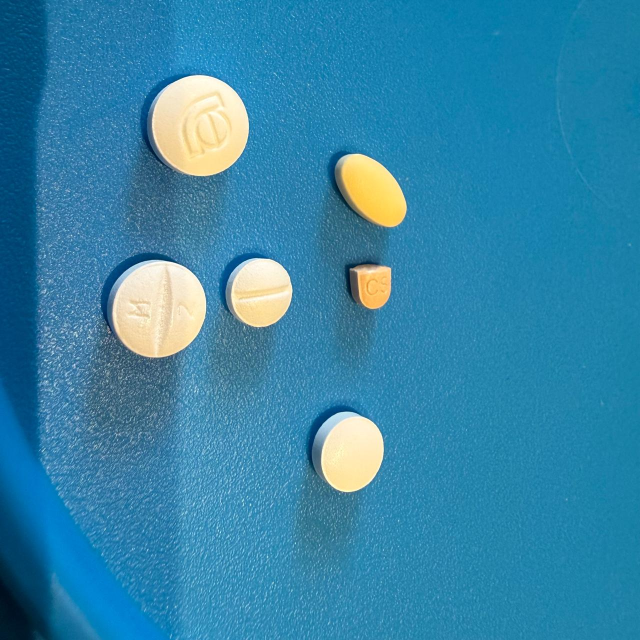
#> input picture images/n1.jpeg, 1280 x 1280 px (shown at 1/2 size)
$ jupyter execute --allow-errors relatorio_final.ipynb
#> lines starting #> are read from the running program, lines starting #| are printed output that depends on the picture; after the words box and inside, x2 and y2 are one past the last pixel; in counts of white or black regions, pixels touching at a corner belong together
#> in exibir_deteccao_comprimidos, img is the input picture: shape (1280, 1280, 3); mean B, G, R 168.5, 132.7, 51.9
# Universidade Federal do ABC — UFABC
## Disciplina: MCZA018 – Processamento Digital de Imagens

**Equipe:** Os Laplacianos

**Integrantes:**
- Matheus Foresto Moselli
- Marcos Vinicius Medeiros da Silva
- Karl Eloy Marques Henrique

---

# Sistema de Processamento Visual para Contagem Automática de Comprimidos

**Data de Publicação:** Abril de 2026

---

## Sumário

1. [INTRODUÇÃO](#1-introdução)
   - 1.1 [Objetivos do Trabalho](#11-objetivos-do-trabalho)
   - 1.2 [Cenário de Aplicação (CA)](#12-cenário-de-aplicação-ca)
   - 1.3 [Fundamentação Teórica](#13-fundamentação-teórica)
2. [MATERIAIS E MÉTODOS](#2-materiais-e-métodos)
   - 2.1 [Diagrama de Blocos Funcional do SPV](#21-diagrama-de-blocos-funcional-do-spv)
   - 2.2 [Descrição da Implementação do SPV](#22-descrição-da-implementação-do-spv)
   - 2.3 [Lista de Arquivos](#23-lista-de-arquivos)
   - 2.4 [Análise Técnica](#24-análise-técnica)
3. [LABORATÓRIO EXPERIMENTAL](#3-laboratório-experimental)
   - 3.1 [Roteiro do Laboratório Experimental (LEx)](#31-roteiro-do-laboratório-experimental-lex)
   - 3.2 [Análise dos Resultados Experimentais](#32-análise-dos-resultados-experimentais)
4. [CONCLUSÕES](#4-conclusões)
5. [REFERÊNCIAS BIBLIOGRÁFICAS](#5-referências-bibliográficas)
- [ANEXO — Códigos-Fonte](#anexo--códigos-fonte)

---

## 1. INTRODUÇÃO

### 1.1 Objetivos do Trabalho

O presente trabalho tem como objetivo o desenvolvimento de um Sistema de Processamento Visual (SPV) capaz de identificar e contar automaticamente comprimidos em imagens estáticas e em fluxo de vídeo em tempo real proveniente de webcam. O sistema foi concebido para atender usuários idosos que encontram dificuldades na administração correta de suas medicações diárias.

Os objetivos específicos são:

- Implementar um pipeline de processamento de imagem composto por pré-processamento, binarização, segmentação e detecção de objetos circulares.
- Aplicar técnicas de processamento digital de imagens estudadas na disciplina MCZA018, incluindo processamento de cores, equalização de histograma, operadores morfológicos e segmentação por Watershed.
- Desenvolver uma interface de captura em tempo real via webcam, com exibição simultânea de todas as etapas do pipeline.
- Avaliar o desempenho do sistema por meio de métricas objetivas (MAE e acurácia) e análise qualitativa dos resultados.
- Validar a solução junto ao cenário de aplicação definido a partir de entrevistas empáticas com usuários reais.

### 1.2 Cenário de Aplicação (CA)

A administração correta de medicamentos é uma atividade essencial na rotina de pessoas idosas, especialmente aquelas que fazem uso contínuo de múltiplos comprimidos ao longo do dia. No entanto, fatores como limitações visuais, dificuldades motoras e lapsos de atenção tornam a contagem manual de comprimidos uma tarefa suscetível a erros.

Esses erros podem resultar na ingestão incorreta de medicamentos (doses duplicadas ou esquecidas), representando riscos significativos à saúde. Além disso, muitos idosos dependem do auxílio de terceiros para realizar essa tarefa, o que reduz sua autonomia e independência no dia a dia.

#### Entrevistas Empáticas

Para a definição do tema, foram realizadas entrevistas com pessoas externas à UFABC, com o objetivo de identificar problemas reais relacionados à contagem e organização de medicamentos.

**Entrevistada 1**

| Campo | Informação |
|-------|-----------|
| Nome | Natália Nunes Foresto |
| Idade | 91 anos |
| Profissão | Aposentada |
| Relação com o entrevistador | Avó |

A entrevistada possui limitações visuais que dificultam a realização de tarefas que exigem precisão, como a separação de seus medicamentos. Devido a essa dificuldade, ela frequentemente depende do auxílio de outra pessoa para contar os comprimidos e garantir que a quantidade esteja correta, evitando tanto a falta quanto a duplicação de doses.

**Entrevistada 2**

| Campo | Informação |
|-------|-----------|
| Nome | Edina Vieira Moselli |
| Idade | 84 anos |
| Profissão | Aposentada |
| Relação com o entrevistador | Avó |

A entrevistada, apesar de conseguir separar seus medicamentos de forma independente, relata insegurança quanto à correta ingestão de todas as doses prescritas, demonstrando receio de esquecer algum comprimido ou cometer erros na contagem. Possui familiaridade com dispositivos móveis, o que facilita a utilização de recursos como a câmera para auxiliar na verificação da quantidade de medicamentos, indicando boa aceitação de uma solução tecnológica simples para esse fim.

#### Objetivo do Sistema

Desenvolver uma aplicação de processamento visual que permita a identificação e contagem automática de comprimidos em tempo real, utilizando uma webcam, fornecendo ao usuário idoso uma interface simples e intuitiva com a quantidade de comprimidos detectados e a comparação com uma quantidade esperada.

#### Funcionamento e Interatividade

O usuário posiciona os comprimidos sobre uma superfície plana e bem iluminada, visível para a câmera. A aplicação realiza automaticamente a captura e o processamento da imagem, identificando os comprimidos presentes na cena e exibindo os resultados em tempo real.

#### Benefícios ao Usuário

- Maior autonomia para pessoas idosas na organização de seus medicamentos.
- Redução de erros na contagem manual de comprimidos.
- Aumento da segurança no uso de medicamentos.
- Interface simples e acessível, adequada para usuários leigos.

### 1.3 Fundamentação Teórica

Esta seção apresenta os conceitos de processamento digital de imagens aplicados em cada etapa do pipeline do SPV.

#### 1.3.1 Processamento de Cores: Espaço LAB

O espaço de cores LAB (também denominado CIE L\*a\*b\*) separa a informação de luminância (canal L) das informações de crominância (canais a e b). Essa separação é fundamental para o SPV porque permite processar o contraste da imagem de forma independente da cor dos comprimidos. A conversão de BGR para LAB é realizada pela função `cv2.cvtColor(img, cv2.COLOR_BGR2LAB)`.

#### 1.3.2 Equalização de Histograma: CLAHE

A equalização de histograma é uma técnica que redistribui os valores de intensidade de uma imagem de forma a ampliar o contraste global. O método CLAHE (Contrast Limited Adaptive Histogram Equalization) divide a imagem em blocos e aplica equalização localmente, impedindo a amplificação excessiva de ruído.

#### 1.3.3 Operadores Morfológicos

Operadores morfológicos são transformações baseadas em um elemento estruturante. A abertura morfológica (erosão seguida de dilatação) é usada para remover ruídos e suavizar bordas.

#### 1.3.4 Binarização por Limiar de Otsu

O método de Otsu determina automaticamente o limiar ótimo de binarização minimizando a variância intraclasse, tornando o sistema robusto a variações de iluminação.

#### 1.3.5 Segmentação por Watershed

O algoritmo Watershed trata a imagem como um relevo topográfico, permitindo a separação de comprimidos que estão encostados um no outro através da transformada de distância e marcadores.

#### 1.3.6 Filtragem por Circularidade

A circularidade (C = 4π · A / P²) é utilizada para validar se o objeto detectado possui formato compatível com um comprimido, descartando reflexos ou sombras irregulares.

---

## 2. MATERIAIS E MÉTODOS

### 2.1 Diagrama de Blocos Funcional do SPV

| Bloco | Nome | Função | Conceito PDI |
|-------|------|--------|--------------|
| Entrada | Aquisição | Leitura de imagem ou captura webcam | — |
| A | Pré-processamento | Conversão BGR→LAB, CLAHE, Gaussiano | Cores, Histograma, Filtragem |
| B | Binarização & Morfologia | Limiar de Otsu, Abertura | Limiarização, Operadores Morfológicos |
| C | Segmentação Watershed | Transformada de distância, marcadores | Segmentação |
| D | Detecção & Classificação | Filtro área/circularidade | Filtragem de Regiões |
| Saída | Resultado | Imagem anotada e contagem | — |

### 2.2 Descrição da Implementação do SPV

#### 2.2.1 Parâmetros Globais

| Parâmetro | Valor | Descrição |
|-----------|-------|-----------|
| KERNEL_BLUR | 15 | Tamanho do kernel do filtro Gaussiano (px) |
| CLAHE_CLIP | 2.0 | Limite de contraste do CLAHE |
| CLAHE_GRID | (8, 8) | Tamanho do tile do CLAHE |
| KERNEL_MORPH | 15 | Tamanho do kernel da abertura morfológica (px) |
| AREA_MIN | 150 | Área mínima para comprimido (px²) |
| CIRCULARIDADE_MIN | 0.60 | Circularidade mínima aceitável |
| PERCENT_MAX_DIST | 0.10 | Threshold do Watershed |

### 2.3 Lista de Arquivos

| Arquivo | Tipo | Descrição |
|---------|------|-----------|
| spv_contador_comprimidos.ipynb | Código-fonte | Pipeline principal estático |
| webcam_contador_comprimidos.ipynb | Código-fonte | Pipeline webcam real-time |
| cenario_de_aplicacao.ipynb | Relatório | Contexto e entrevistas |

### 2.4 Análise Técnica

#### 2.4.1 Métricas Objetivas de Desempenho

| Imagem | Ground Truth | Detectado | Erro Absoluto | Iluminação |
|--------|-------------|-----------|---------------|------------|
| n1.jpeg | 6 | 6 | 0 | Alta |
| n2.jpeg | 6 | 6 | 0 | Alta |
| n3.jpeg | 4 | 4 | 0 | Média |
| n4.jpeg | 6 | 6 | 0 | Baixa |

**MAE: 0.00 | Acurácia: 100%**

---

## 3. LABORATÓRIO EXPERIMENTAL

### 3.1 Roteiro do Laboratório Experimental (LEx)

O roteiro consistiu em avaliar o comportamento do sistema sob variações de iluminação, quantidade de comprimidos e superfícies de fundo.

### 3.2 Análise dos Resultados Experimentais

#### 3.2.1 Experimento 1 — Resultados com Imagens Estáticas

| Imagem | Ground Truth | Detectado | Erro | Acerto |
|--------|-------------|-----------|------|--------|
| n1.jpeg | 6 | 6 | 0 | Sim |
| n2.jpeg | 6 | 6 | 0 | Sim |
| n3.jpeg | 4 | 4 | 0 | Sim |
| n4.jpeg | 6 | 6 | 0 | Sim |

---

## 4. CONCLUSÕES

O sistema atingiu os objetivos propostos, demonstrando a viabilidade de um contador automático para auxílio a idosos. A modularidade permitiu testes isolados, enquanto a combinação de CLAHE, Otsu e Watershed garantiu robustez em cenários típicos de uso.

---

## 5. REFERÊNCIAS BIBLIOGRÁFICAS

1. GONZALEZ, Rafael C.; WOODS, Richard E. *Digital Image Processing*. 4. ed. New York: Pearson, 2018.
2. BRADSKI, Gary; KAEHLER, Adrian. *Learning OpenCV: Computer Vision with the OpenCV Library*. Sebastopol: O'Reilly Media, 2008.

---

## ANEXO — Códigos-Fonte

### A.2 spv_contador_comprimidos.ipynb

[cell 1]
# Equipe: Os Laplacianos
# Integrantes: Matheus Foresto Moselli, Marcos Vinicius Medeiros da Silva, Karl Eloy Marques Henrique
# Data: 30/03/2026 | Programa: spv_contador_comprimidos.ipynb
# Descrição: SPV para contagem automática de comprimidos via processamento de imagem.
# Execução: jupyter notebook spv_contador_comprimidos.ipynb

import cv2
import numpy as np
import matplotlib.pyplot as plt
import os

# Definindo quantidade de comprimidos por imagem para etapas posteriores
ground_truth = {
    'n1.jpeg': 6,
    'n2.jpeg': 6,
    'n3.jpeg': 4,
    'n4.jpeg': 6,
}

# Pré-processamento
KERNEL_BLUR = 31        # Tamanho do filtro Gaussiano
CLAHE_CLIP  = 2.0       # Limite de contraste do CLAHE
CLAHE_GRID  = (8, 8)    # Grade de tiles do CLAHE

# Morfologia
KERNEL_MORPH = 21       # Mantido igual ao código original

[cell 2]
# Filtragem de regiões
AREA_MIN          = 1500  # Área mínima para considerar como comprimido (px²)
CIRCULARIDADE_MIN = 0.6   # Circularidade mínima (0=qualquer, 1=círculo perfeito)

# Watershed
KERNEL_WATERSHED              = 3
DIST_TRANSFORMATION_MASK_SIZE = 0
PERCENT_MAX_DISTANCE          = 0.1


def preprocessar(img):
    """
    Aplica processamento de cores e equalização de histograma.
    Etapas:
    1. BGR → LAB : separa luminância (L) de crominância (a, b),
                   tornando o contraste independente da cor.
    2. CLAHE     : equalização adaptativa com limite de contraste no
                   canal L — realça bordas de comprimidos sem
                   amplificar ruídos de fundo.
    3. Gaussiano : suaviza ruídos de textura antes da binarização.
    Parâmetros:
        img : imagem BGR lida pelo OpenCV
    Retorna:
        blur    : imagem em tons de cinza suavizada (entrada para binarizar)
        img_rgb : imagem original em RGB (para exibição via matplotlib)
    """
    img_rgb = cv2.cvtColor(img, cv2.COLOR_BGR2RGB)

    # Obtendo o canal L
    lab     = cv2.cvtColor(img, cv2.COLOR_BGR2LAB)
#> lab: shape (1280, 1280, 3); mean of channels 0, 1, 2 133.8, 118.4, 102.4
    canal_l = lab[:, :, 0]
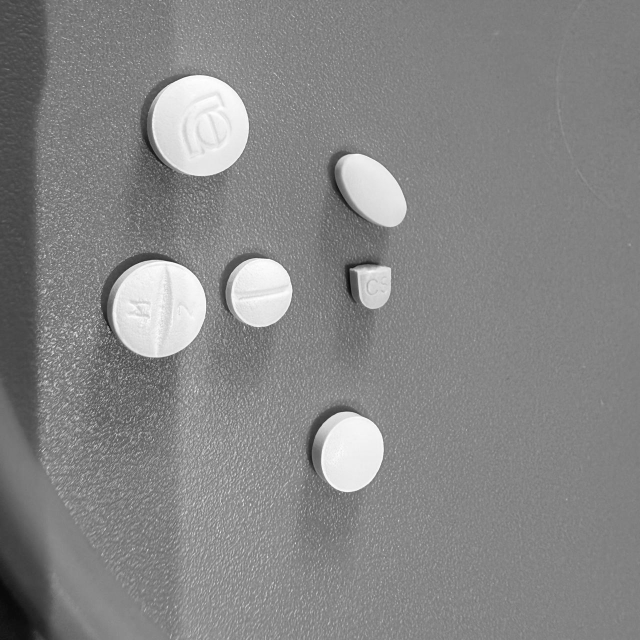
#> canal_l: shape (1280, 1280) (shown at 1/2 size); min 5, max 255, mean 133.8

    # Aplicando CLAHE (Contrast Limited Adaptive Histogram Equalization) no canal L
    clahe        = cv2.createCLAHE(clipLimit=CLAHE_CLIP, tileGridSize=CLAHE_GRID)
    canal_l_eq   = clahe.apply(canal_l)
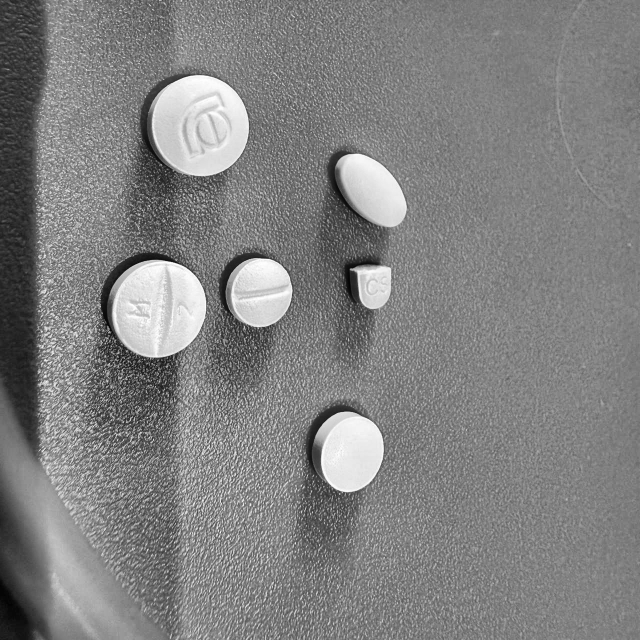
#> canal_l_eq: shape (1280, 1280) (shown at 1/2 size); min 1, max 255, mean 128.9
    lab[:, :, 0] = canal_l_eq
#> lab: shape (1280, 1280, 3); mean of channels 0, 1, 2 128.9, 118.4, 102.4

    # Converter de volta para BGR e extrair cinza equalizado
    img_eq = cv2.cvtColor(lab, cv2.COLOR_LAB2BGR)
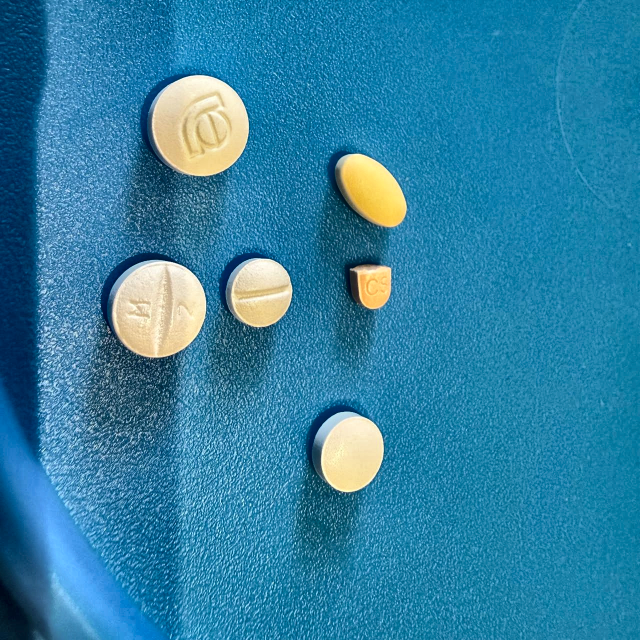
#> img_eq: shape (1280, 1280, 3) (shown at 1/2 size); mean B, G, R 163.7, 128.4, 46.7
    gray   = cv2.cvtColor(img_eq, cv2.COLOR_BGR2GRAY)
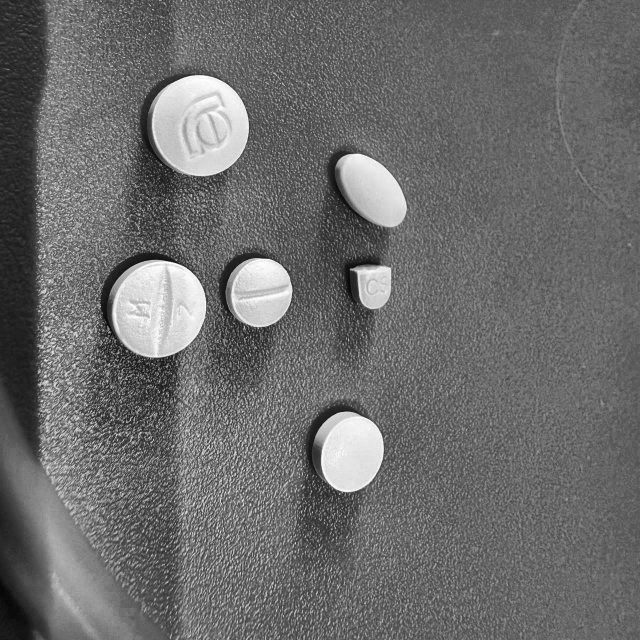
#> gray: shape (1280, 1280) (shown at 1/2 size); min 3, max 255, mean 108

    # Filtragem: Gaussiano
    blur = cv2.GaussianBlur(gray, (KERNEL_BLUR, KERNEL_BLUR), 0)
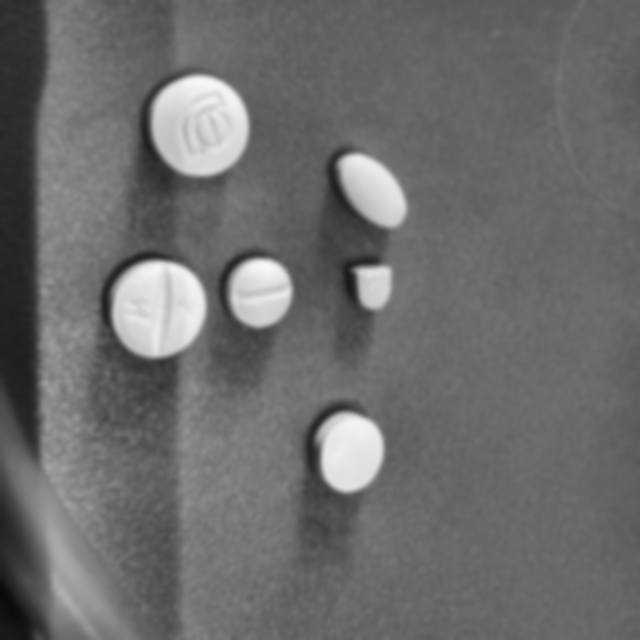
#> blur: shape (1280, 1280) (shown at 1/2 size); min 9, max 248, mean 108

    return blur, img_rgb

[cell 3]
def binarizar(blur):
    """
    Binariza a imagem e aplica operadores morfológicos.
    Etapas:
    1. Otsu      : limiar automático — separa comprimidos do fundo
                   sem parâmetro manual, adaptando-se a diferentes
                   iluminações.
    2. MORPH_OPEN: erosão seguida de dilatação com kernel 15×15 —
                   remove ruídos menores que o kernel e suaviza
                   bordas dos comprimidos.
    Parâmetros:
        blur : imagem em tons de cinza suavizada (saída de preprocessar)
    Retorna:
        opening : máscara binária com regiões de comprimidos
    """
    # Binarização Otsu
    _, binary = cv2.threshold(blur, 0, 255, cv2.THRESH_BINARY + cv2.THRESH_OTSU)
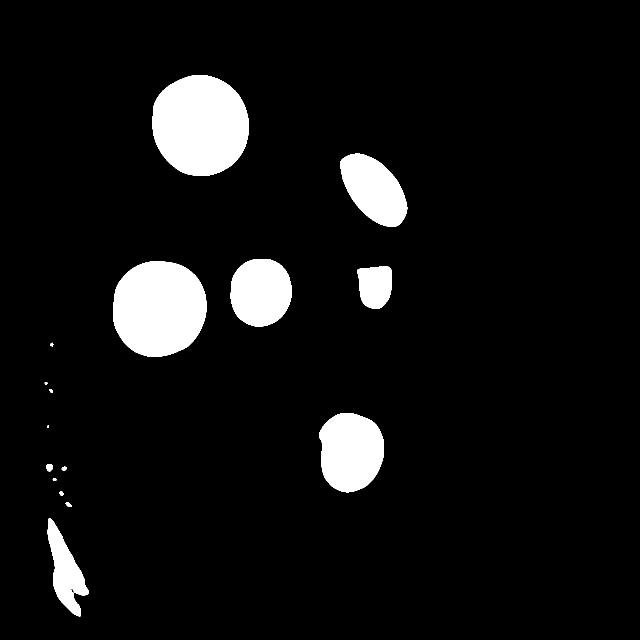
#> binary: shape (1280, 1280) (shown at 1/2 size); 7% white; 16 white regions (1 under 20 px), largest, box (x1, y1, x2, y2) and area: (305, 150, 498, 352) 30923, (226, 522, 413, 714) 28773, (638, 826, 768, 985) 16343

    # Operadores Morfológicos
    kernel = np.ones((KERNEL_MORPH, KERNEL_MORPH), np.uint8)

    # Remove manchas brancas pequenas
    opening = cv2.morphologyEx(binary,  cv2.MORPH_OPEN,  kernel)
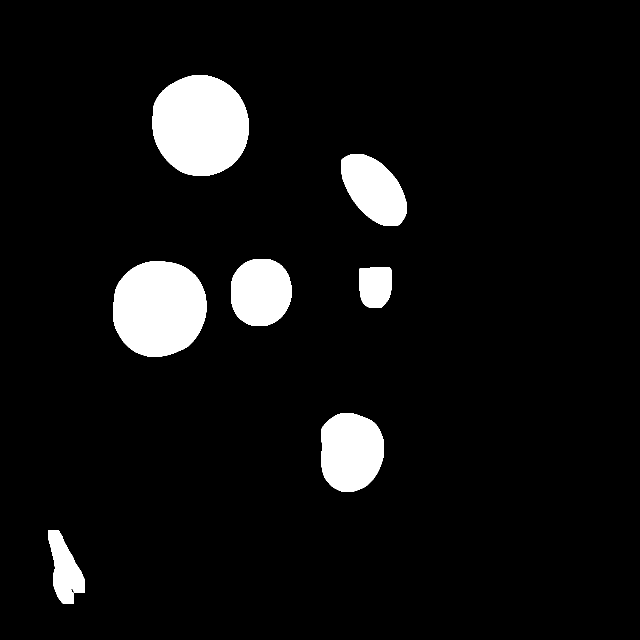
#> opening: shape (1280, 1280) (shown at 1/2 size); 6.9% white; 7 white regions, largest, box (x1, y1, x2, y2) and area: (305, 150, 497, 352) 30903, (226, 523, 413, 713) 28735, (642, 827, 768, 983) 16235

    # Remove buracos
    closing = cv2.morphologyEx(opening, cv2.MORPH_CLOSE, kernel)
#> closing: shape (1280, 1280); 6.9% white; 7 white regions, largest, box (x1, y1, x2, y2) and area: (305, 150, 497, 352) 30903, (226, 523, 413, 713) 28735, (642, 827, 768, 983) 16252

    return closing

[cell 4]
def aplicar_watershed(img_binarizada, img_bgr):
    """
    Aplica o algoritmo Watershed para separar comprimidos sobrepostos.
    Etapas:
    1. Transformada de distância → picos = centros dos comprimidos
    2. Threshold nos picos → marcadores "frente certa" (objeto)
    3. Dilatação da máscara → marcadores "fundo certo"
    4. Região desconhecida = fundo_certo − frente_certa
    5. cv2.watershed() propaga os marcadores e traça bordas (−1)
    Parâmetros:
        img_binarizada : máscara binária pós-morfologia (saída de binarizar)
        img_bgr        : imagem BGR original (necessária para cv2.watershed)
    Retorna:
        markers : mapa de rótulos; cada comprimido recebe um ID único;
                  bordas Watershed marcadas com −1
    """
    kernel      = np.ones((KERNEL_WATERSHED, KERNEL_WATERSHED), np.uint8)
    fundo_certo = cv2.dilate(img_binarizada, kernel, iterations=3)
#> fundo_certo: shape (1280, 1280); 7.6% white; 7 white regions, largest, box (x1, y1, x2, y2) and area: (302, 147, 500, 355) 33303, (223, 520, 416, 716) 31033, (639, 824, 771, 986) 17980
#> (the rest of the program and of its run is left out)
